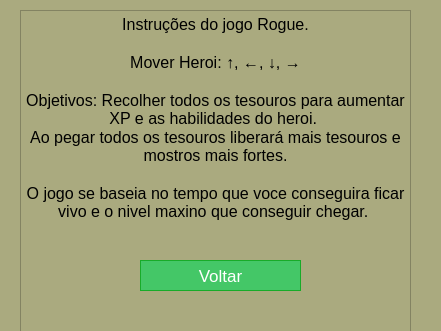
<?xml version="1.0" encoding="UTF-8"?>
<ui version="4.0">
 <class>Instroctions</class>
 <widget class="QDialog" name="Instroctions">
  <property name="geometry">
   <rect>
    <x>0</x>
    <y>0</y>
    <width>441</width>
    <height>331</height>
   </rect>
  </property>
  <property name="windowTitle">
   <string>Dialog</string>
  </property>
  <property name="styleSheet">
   <string notr="true">background-color: rgb(170, 170, 127);</string>
  </property>
  <widget class="QTextBrowser" name="textBrowser">
   <property name="geometry">
    <rect>
     <x>20</x>
     <y>10</y>
     <width>391</width>
     <height>361</height>
    </rect>
   </property>
   <property name="html">
    <string>&lt;!DOCTYPE HTML PUBLIC &quot;-//W3C//DTD HTML 4.0//EN&quot; &quot;http://www.w3.org/TR/REC-html40/strict.dtd&quot;&gt;
&lt;html&gt;&lt;head&gt;&lt;meta name=&quot;qrichtext&quot; content=&quot;1&quot; /&gt;&lt;style type=&quot;text/css&quot;&gt;
p, li { white-space: pre-wrap; }
&lt;/style&gt;&lt;/head&gt;&lt;body style=&quot; font-family:'MS Shell Dlg 2'; font-size:8.25pt; font-weight:400; font-style:normal;&quot;&gt;
&lt;p align=&quot;center&quot; style=&quot; margin-top:0px; margin-bottom:0px; margin-left:0px; margin-right:0px; -qt-block-indent:0; text-indent:0px;&quot;&gt;&lt;span style=&quot; font-size:12pt;&quot;&gt;Instruções do jogo Rogue.&lt;/span&gt;&lt;/p&gt;
&lt;p align=&quot;center&quot; style=&quot; margin-top:0px; margin-bottom:0px; margin-left:0px; margin-right:0px; -qt-block-indent:0; text-indent:0px;&quot;&gt;&lt;span style=&quot; font-size:12pt;&quot;&gt; &lt;/span&gt;&lt;/p&gt;
&lt;p align=&quot;center&quot; style=&quot; margin-top:0px; margin-bottom:0px; margin-left:0px; margin-right:0px; -qt-block-indent:0; text-indent:0px;&quot;&gt;&lt;span style=&quot; font-size:12pt;&quot;&gt;Mover Heroi: ↑, ←, ↓, →&lt;/span&gt;&lt;/p&gt;
&lt;p align=&quot;center&quot; style=&quot; margin-top:0px; margin-bottom:0px; margin-left:0px; margin-right:0px; -qt-block-indent:0; text-indent:0px;&quot;&gt;&lt;span style=&quot; font-size:12pt;&quot;&gt; &lt;/span&gt;&lt;/p&gt;
&lt;p align=&quot;center&quot; style=&quot; margin-top:0px; margin-bottom:0px; margin-left:0px; margin-right:0px; -qt-block-indent:0; text-indent:0px;&quot;&gt;&lt;span style=&quot; font-size:12pt;&quot;&gt;Objetivos: Recolher todos os tesouros para aumentar XP e as habilidades do heroi. &lt;/span&gt;&lt;/p&gt;
&lt;p align=&quot;center&quot; style=&quot; margin-top:0px; margin-bottom:0px; margin-left:0px; margin-right:0px; -qt-block-indent:0; text-indent:0px;&quot;&gt;&lt;span style=&quot; font-size:12pt;&quot;&gt;Ao pegar todos os tesouros liberará mais tesouros e mostros mais fortes.&lt;/span&gt;&lt;/p&gt;
&lt;p align=&quot;center&quot; style=&quot;-qt-paragraph-type:empty; margin-top:0px; margin-bottom:0px; margin-left:0px; margin-right:0px; -qt-block-indent:0; text-indent:0px; font-size:12pt;&quot;&gt;&lt;br /&gt;&lt;/p&gt;
&lt;p align=&quot;center&quot; style=&quot; margin-top:0px; margin-bottom:0px; margin-left:0px; margin-right:0px; -qt-block-indent:0; text-indent:0px;&quot;&gt;&lt;span style=&quot; font-size:12pt;&quot;&gt;O jogo se baseia no tempo que voce conseguira ficar vivo e o nivel maxino que conseguir chegar. &lt;/span&gt;&lt;/p&gt;&lt;/body&gt;&lt;/html&gt;</string>
   </property>
  </widget>
  <widget class="QPushButton" name="pushButton">
   <property name="geometry">
    <rect>
     <x>140</x>
     <y>260</y>
     <width>161</width>
     <height>31</height>
    </rect>
   </property>
   <property name="styleSheet">
    <string notr="true">
	background-color:#44c767;
	-moz-border-radius:28px;
	-webkit-border-radius:28px;
	border-radius:28px;
	border:1px solid #18ab29;
	display:inline-block;
	cursor:pointer;
	color:#ffffff;
	font-family:Arial;
	font-size:17px;
	padding:7px 40px;
	text-decoration:none;
	text-shadow:0px 1px 0px #2f6627;
</string>
   </property>
   <property name="text">
    <string>Voltar</string>
   </property>
  </widget>
 </widget>
 <resources/>
 <connections/>
</ui>
